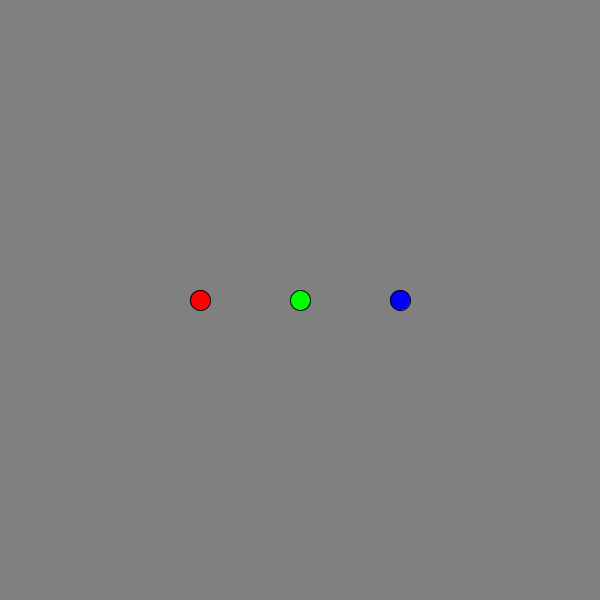
Frame 1 (no input)
Frame 60 (the mouse pressed at the canvas centre just before this capture): identical to frame 1, image omitted
Frame 120 (the mouse held since frame 60 and released just before this capture): identical to frame 1, image omitted

The Processing sketch that drew this single still picture (run headless with seeded random() and noise(); from frame 60 on, the mouse is pressed at the canvas centre):

// Processing sketch: sketch_8_class
// ── sketch_8_class.pde
class Circle {
  color myColor;
  int mySize;
  
  Circle(color cl, int s){
    myColor = cl;
    mySize = s;
  }
  
  void drawAt(int x, int y){
    fill(this.myColor);
    circle(x, y, this.mySize);
  }
}

Circle circle1 = new Circle(#ff0000, 20);
Circle circle2 = new Circle(#00ff00, 20);
Circle circle3 = new Circle(#0000ff, 20);

void setup() {
  size(600,600);
}


void draw() {
  background(128);
  circle1.drawAt(200, 300);
  circle2.drawAt(300, 300);
  circle3.drawAt(400, 300);
}
